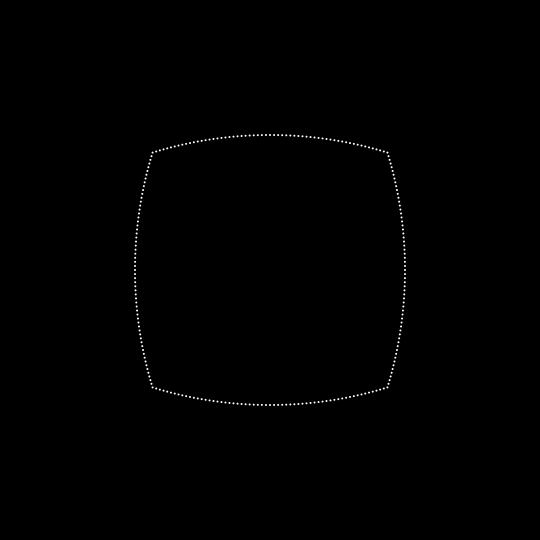
Frame 1 (no input)
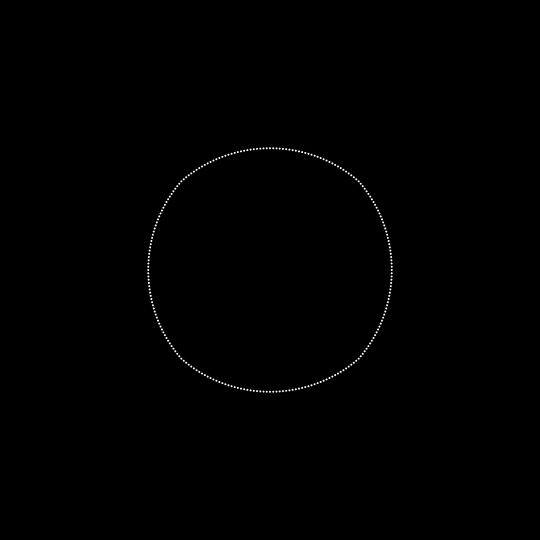
Frame 60 (the mouse pressed at the canvas centre just before this capture)
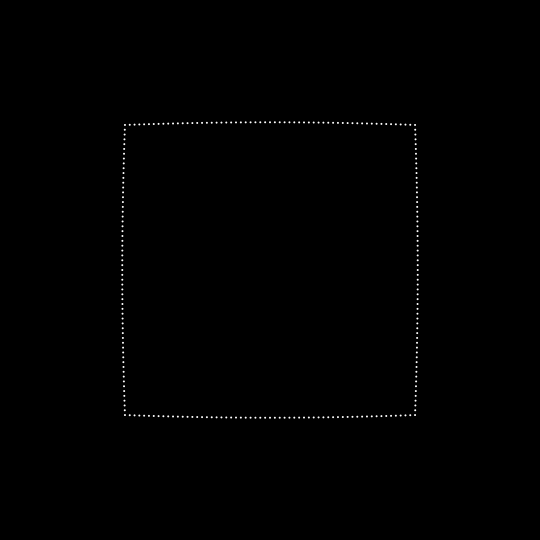
Frame 120 (the mouse held since frame 60 and released just before this capture)

The Processing sketch that drew these frames (run headless with seeded random() and noise(); from frame 60 on, the mouse is pressed at the canvas centre):

// Processing sketch: sketch_170216e
// ── sketch_170216e.pde
int num = 240, dotsSide = num/4, spaceBetween = 5, counter, frames = 180; 
float x, y, radius, theta, sz = 2;
PVector[] dotsRect = new PVector[num];
PVector[] dotsCircle = new PVector[num];

void setup() {
  size(540, 540);
  background(0);
  noStroke();
  for (int j=1; j<=4; j++) {
    for (int i=0; i<dotsSide; i++) {
      switch (j) {
      case 1:
        x = i*spaceBetween;
        y = 0;
        break;
      case 2:
        x = dotsSide*spaceBetween;
        y = i*spaceBetween;
        break;
      case 3:        
        x = dotsSide*spaceBetween - i*spaceBetween;
        y = dotsSide*spaceBetween;
        break;
      case 4:
        x = 0;
        y = dotsSide*spaceBetween - i*spaceBetween;
        break;
      }
      dotsRect[counter] = new PVector(x, y);
      counter++;
    }
  }
  radius = (dotsSide*spaceBetween)/2;
  for (int i=0; i<num; i++) {
    x = radius + cos(PI+PI/4+TWO_PI/num*i)*radius*.8;
    y = radius + sin(PI+PI/4+TWO_PI/num*i)*radius*.8;
    dotsCircle[i] = new PVector(x, y);
  }
}

void draw() {
  background(0);
  translate((width-2*radius)/2, (width-2*radius)/2);
  fill(255);
  for (int i=0; i<num; i++) {
    float offSet = map(i, 0, num-1, 0, TWO_PI);
    float lerpValue = map(sin(theta), -1, 1, 0, 1);
    PVector newV = PVector.lerp(dotsRect[i], dotsCircle[i], lerpValue);
    ellipse(newV.x, newV.y, sz, sz);
  }
  theta += TWO_PI/frames;
}
